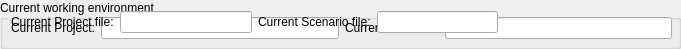
     <widget class="QGroupBox" name="groupBox_3">
      <property name="minimumSize">
       <size>
        <width>0</width>
        <height>46</height>
       </size>
      </property>
      <property name="title">
       <string>Current working environment</string>
      </property>
      <widget class="QWidget" name="">
       <property name="geometry">
        <rect>
         <x>11</x>
         <y>16</y>
         <width>661</width>
         <height>24</height>
        </rect>
       </property>
       <layout class="QHBoxLayout" name="horizontalLayout_18">
        <item>
         <layout class="QHBoxLayout" name="horizontalLayout_19">
          <item>
           <widget class="QLabel" name="label_10">
            <property name="sizePolicy">
             <sizepolicy hsizetype="Fixed" vsizetype="Preferred">
              <horstretch>0</horstretch>
              <verstretch>0</verstretch>
             </sizepolicy>
            </property>
            <property name="text">
             <string>Current Project:</string>
            </property>
           </widget>
          </item>
          <item>
           <widget class="QLineEdit" name="lineEdit_9"/>
          </item>
         </layout>
        </item>
        <item>
         <layout class="QHBoxLayout" name="horizontalLayout_20">
          <item>
           <widget class="QLabel" name="label_11">
            <property name="sizePolicy">
             <sizepolicy hsizetype="Fixed" vsizetype="Preferred">
              <horstretch>0</horstretch>
              <verstretch>0</verstretch>
             </sizepolicy>
            </property>
            <property name="text">
             <string>Current Scenario:</string>
            </property>
           </widget>
          </item>
          <item>
           <widget class="QLineEdit" name="lineEdit_10"/>
          </item>
         </layout>
        </item>
       </layout>
      </widget>
      <widget class="QWidget" name="">
       <property name="geometry">
        <rect>
         <x>11</x>
         <y>10</y>
         <width>487</width>
         <height>24</height>
        </rect>
       </property>
       <layout class="QHBoxLayout" name="horizontalLayout_12">
        <item>
         <layout class="QHBoxLayout" name="horizontalLayout">
          <item>
           <widget class="QLabel" name="label_4">
            <property name="sizePolicy">
             <sizepolicy hsizetype="Fixed" vsizetype="Preferred">
              <horstretch>0</horstretch>
              <verstretch>0</verstretch>
             </sizepolicy>
            </property>
            <property name="text">
             <string>Current Project file:</string>
            </property>
           </widget>
          </item>
          <item>
           <widget class="QLineEdit" name="lineEdit_6"/>
          </item>
         </layout>
        </item>
        <item>
         <layout class="QHBoxLayout" name="horizontalLayout_11">
          <item>
           <widget class="QLabel" name="label_5">
            <property name="sizePolicy">
             <sizepolicy hsizetype="Fixed" vsizetype="Preferred">
              <horstretch>0</horstretch>
              <verstretch>0</verstretch>
             </sizepolicy>
            </property>
            <property name="text">
             <string>Current Scenario file:</string>
            </property>
           </widget>
          </item>
          <item>
           <widget class="QLineEdit" name="lineEdit_7"/>
          </item>
         </layout>
        </item>
       </layout>
      </widget>
      <zorder>layoutWidget</zorder>
      <zorder>toolBox</zorder>
     </widget>
